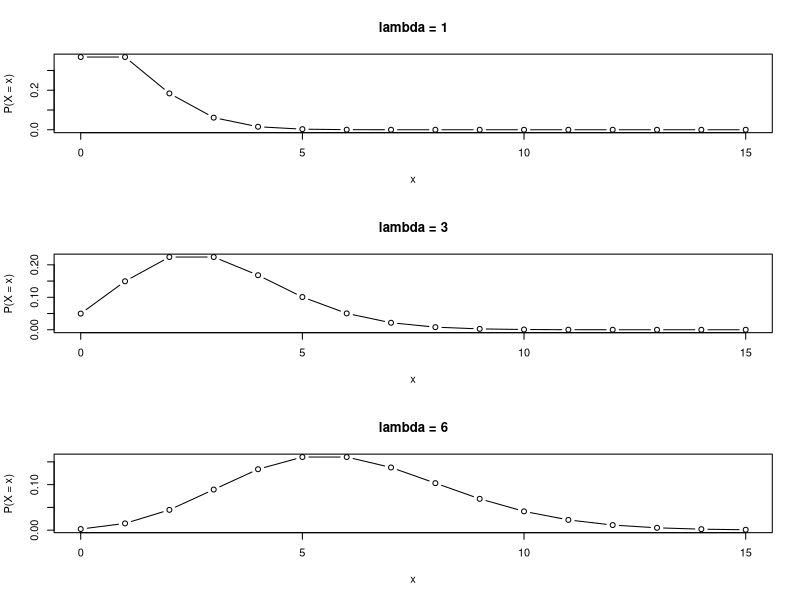

The R script that drew this image:
#Poision Distribution
x = seq(0, 15, 1)

#Probability Mass Function
p = function(l, x) {
  return((l ^ x) * exp(-l) / factorial(x))
}

par(mfrow = c(3, 1))

# plot pmf for lambda = 1, 3, 6
plot(x, p(1, x), type = "b", xlab = "x", ylab = "P(X = x)", main = "lambda = 1")
plot(x, p(3, x), type = "b", xlab = "x", ylab = "P(X = x)", main = "lambda = 3")
plot(x, p(6, x), type = "b", xlab = "x", ylab = "P(X = x)", main = "lambda = 6")
